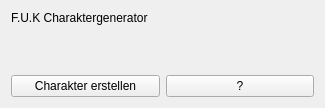
<?xml version="1.0" encoding="UTF-8"?>
<ui version="4.0">
 <class>MainForm</class>
 <widget class="QWidget" name="MainForm">
  <property name="geometry">
   <rect>
    <x>0</x>
    <y>0</y>
    <width>325</width>
    <height>108</height>
   </rect>
  </property>
  <property name="sizePolicy">
   <sizepolicy hsizetype="Fixed" vsizetype="Fixed">
    <horstretch>0</horstretch>
    <verstretch>0</verstretch>
   </sizepolicy>
  </property>
  <property name="baseSize">
   <size>
    <width>0</width>
    <height>0</height>
   </size>
  </property>
  <property name="windowTitle">
   <string>Fuk Charakter Generator</string>
  </property>
  <layout class="QGridLayout" name="gridLayout">
   <item row="0" column="0">
    <widget class="QLabel" name="label_2">
     <property name="text">
      <string>F.U.K Charaktergenerator</string>
     </property>
    </widget>
   </item>
   <item row="2" column="0">
    <widget class="QPushButton" name="erstellenButton">
     <property name="text">
      <string>Charakter erstellen</string>
     </property>
    </widget>
   </item>
   <item row="1" column="0">
    <spacer name="verticalSpacer">
     <property name="orientation">
      <enum>Qt::Vertical</enum>
     </property>
     <property name="sizeHint" stdset="0">
      <size>
       <width>20</width>
       <height>40</height>
      </size>
     </property>
    </spacer>
   </item>
   <item row="2" column="1">
    <layout class="QHBoxLayout" name="horizontalLayout">
     <item>
      <widget class="QPushButton" name="questionButton">
       <property name="text">
        <string>?</string>
       </property>
      </widget>
     </item>
    </layout>
   </item>
  </layout>
 </widget>
 <resources/>
 <connections/>
</ui>
